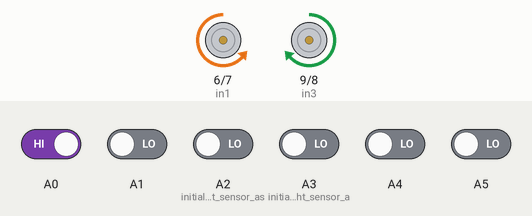
Simulated run of this sketch. Board: Arduino Uno, built with avr-gcc and run on an emulated ATmega328P. Shown: motor-driver pin pairs drawn as motors (green arrow = first pin HIGH = forward, orange = second pin HIGH = backward, longer = more drive, scaled by the enable pin). The inputs (shaded band) are chosen by the test bench; at power-on: A0 HIGH, A1, A2 (initialize_Left_sensor_as), A3 (initialize_Right_sensor_a), A4, A5 LOW.

Above: at 1.2 s.
1.3 s: A0 driven LOW
At 1.8 s:
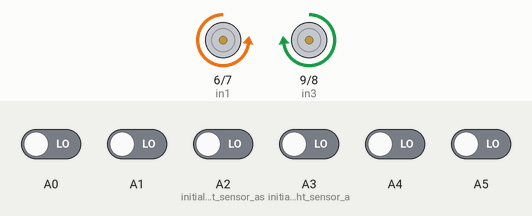
2.8 s: A1 driven HIGH
At 4.0 s:
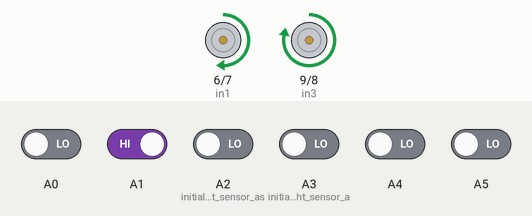
4.3 s: A3 (initialize_Right_sensor_a) driven HIGH
At 5.3 s:
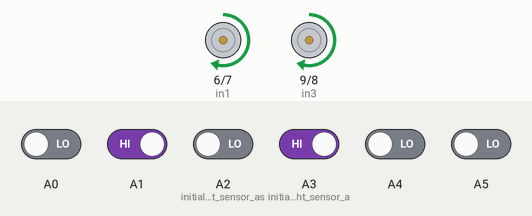
5.8 s: A1 driven LOW
At 6.5 s:
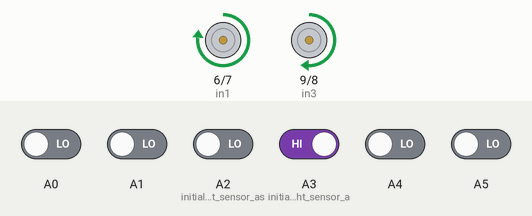
7.3 s: A5 driven HIGH
At 7.6 s:
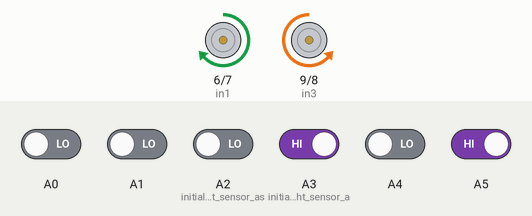
8.8 s: A5 driven LOW
At 9.9 s:
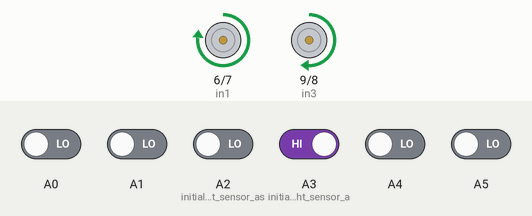
Timing chart, 0 to 11.3 s (numbered marks = the images above; inputs shaded):
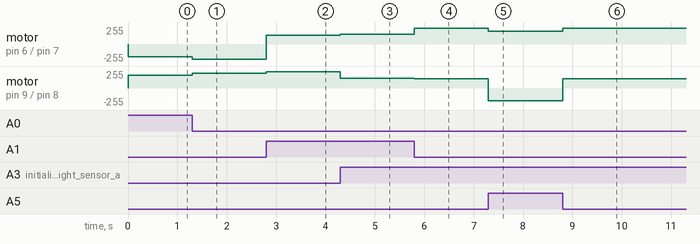

The sketch:

6_Sensors_2_geared_motors__complete_run_.ino
```cpp
// 0 = white
// EnA = Left motor

#define in1 6
#define in2 7
#define in3 9
#define in4 8
#define enA 5
#define enB 10


 int frd_speed = 150;
 int basespeed = 190;
 int softhigh = basespeed + 50;
 int mediumhigh = basespeed + 55;
 int hardhigh = basespeed;
 int softlow = basespeed -50;
 int mediumlow = basespeed -55;
 int hardlow = basespeed;
 int allwhite = 225;

 int M1_Speed = 255; // speed of motor 1
 int M2_Speed = 255; // speed of motor 2
 int LeftRotationSpeed = 250;  // Left Rotation Speed
 int RightRotationSpeed = 250; // Right Rotation Speed
 int lastdir = 0;


 void setup() {

  pinMode(in1,OUTPUT);
  pinMode(in2,OUTPUT);
  pinMode(in3,OUTPUT);
  pinMode(in4,OUTPUT);

    pinMode(enA,OUTPUT);
    pinMode(enB,OUTPUT);

      pinMode(A0, INPUT);
      pinMode(A1, INPUT);
      pinMode(A2, INPUT); // initialize Left sensor as an input
      pinMode(A3, INPUT); // initialize Right sensor as an input
      pinMode(A4, INPUT);
      pinMode(A5, INPUT);
}

void loop() {

  int HL_SENSOR = digitalRead(A0);
  int ML_SENSOR = digitalRead(A1);
  int SL_SENSOR = digitalRead(A2);
  int SR_SENSOR = digitalRead(A3);
  int MR_SENSOR = digitalRead(A4);
  int HR_SENSOR = digitalRead(A5);
  //Serial.begin(9600);
  //Serial.println(digitalRead(A1));

if(HL_SENSOR==0 && ML_SENSOR==0 && SL_SENSOR==0 && SR_SENSOR==0 && MR_SENSOR==0 && HR_SENSOR==0) {
    lastdirection(); //FORWARD
}

  else if(HL_SENSOR==0 && ML_SENSOR==0 && SL_SENSOR==0 && SR_SENSOR==0 && MR_SENSOR==0 && HR_SENSOR==1) {
    hardright();
 }

  else if(HL_SENSOR==0 && ML_SENSOR==0 && SL_SENSOR==0 && SR_SENSOR==0 && MR_SENSOR==1 && HR_SENSOR==0) {
    mediumright();
}

  else if(HL_SENSOR==0 && ML_SENSOR==0 && SL_SENSOR==0 && SR_SENSOR==0 && MR_SENSOR==1 && HR_SENSOR==1) {
    hardright();
}

  else if(HL_SENSOR==0 && ML_SENSOR==0 && SL_SENSOR==0 && SR_SENSOR==1 && MR_SENSOR==0 && HR_SENSOR==0) {
    softright();
}

  else if(HL_SENSOR==0 && ML_SENSOR==0 && SL_SENSOR==0 && SR_SENSOR==1 && MR_SENSOR==0 && HR_SENSOR==1) {
    hardright();
}

  else if(HL_SENSOR==0 && ML_SENSOR==0 && SL_SENSOR==0 && SR_SENSOR==1 && MR_SENSOR==1 && HR_SENSOR==0) {
    softright();
}

  else if(HL_SENSOR==0 && ML_SENSOR==0 && SL_SENSOR==0 && SR_SENSOR==1 && MR_SENSOR==1 && HR_SENSOR==1) {
    hardright();
}

  else if(HL_SENSOR==0 && ML_SENSOR==0 && SL_SENSOR==1 && SR_SENSOR==0 && MR_SENSOR==0 && HR_SENSOR==0) {
    softleft();
}
  else if(HL_SENSOR==0 && ML_SENSOR==0 && SL_SENSOR==1 && SR_SENSOR==0 && MR_SENSOR==0 && HR_SENSOR==1) {
    hardright();
}
  else if(HL_SENSOR==0 && ML_SENSOR==0 && SL_SENSOR==1 && SR_SENSOR==0 && MR_SENSOR==1 && HR_SENSOR==0) {
    mediumleft();
}
  else if(HL_SENSOR==0 && ML_SENSOR==0 && SL_SENSOR==1 && SR_SENSOR==0 && MR_SENSOR==1 && HR_SENSOR==1) {
    hardright();
}
  else if(HL_SENSOR==0 && ML_SENSOR==0 && SL_SENSOR==1 && SR_SENSOR==1 && MR_SENSOR==0 && HR_SENSOR==0) {
    forward();
}
 else if(HL_SENSOR==0 && ML_SENSOR==0 && SL_SENSOR==1 && SR_SENSOR==1 && MR_SENSOR==0 && HR_SENSOR==1) {
    hardright();
}
 else if(HL_SENSOR==0 && ML_SENSOR==0 && SL_SENSOR==1 && SR_SENSOR==1 && MR_SENSOR==1 && HR_SENSOR==0) {
    mediumleft();
}
 else if(HL_SENSOR==0 && ML_SENSOR==0 && SL_SENSOR==1 && SR_SENSOR==1 && MR_SENSOR==1 && HR_SENSOR==1) {
    hardright();
}
 else if(HL_SENSOR==0 && ML_SENSOR==1 && SL_SENSOR==0 && SR_SENSOR==0 && MR_SENSOR==0 && HR_SENSOR==0) {
    mediumleft();
}
 else if(HL_SENSOR==0 && ML_SENSOR==1 && SL_SENSOR==1 && SR_SENSOR==0 && MR_SENSOR==0 && HR_SENSOR==0) {
    softleft();
}
 else if(HL_SENSOR==0 && ML_SENSOR==1 && SL_SENSOR==1 && SR_SENSOR==0 && MR_SENSOR==0 && HR_SENSOR==1) {
    hardright();
}
 else if(HL_SENSOR==0 && ML_SENSOR==1 && SL_SENSOR==1 && SR_SENSOR==0 && MR_SENSOR==1 && HR_SENSOR==1) {
    hardright();
}
 else if(HL_SENSOR==0 && ML_SENSOR==1 && SL_SENSOR==1 && SR_SENSOR==1 && MR_SENSOR==0 && HR_SENSOR==0) {
    softleft();
}
 else if(HL_SENSOR==0 && ML_SENSOR==1 && SL_SENSOR==1 && SR_SENSOR==1 && MR_SENSOR==0 && HR_SENSOR==1) {
    hardright();
}
 else if(HL_SENSOR==0 && ML_SENSOR==1 && SL_SENSOR==1 && SR_SENSOR==1 && MR_SENSOR==1 && HR_SENSOR==0) {
    //boost();
}
 else if(HL_SENSOR==0 && ML_SENSOR==1 && SL_SENSOR==1 && SR_SENSOR==1 && MR_SENSOR==1 && HR_SENSOR==1) {
    //boost();
}
 else if(HL_SENSOR==1 && ML_SENSOR==0 && SL_SENSOR==0 && SR_SENSOR==0 && MR_SENSOR==0 && HR_SENSOR==0) {
    hardleft();
}
 else if(HL_SENSOR==1 && ML_SENSOR==0 && SL_SENSOR==0 && SR_SENSOR==0 && MR_SENSOR==0 && HR_SENSOR==1) {
    hardleft();
}
 else if(HL_SENSOR==1 && ML_SENSOR==0 && SL_SENSOR==0 && SR_SENSOR==0 && MR_SENSOR==1 && HR_SENSOR==1) {
    hardright();
}
 else if(HL_SENSOR==1 && ML_SENSOR==0 && SL_SENSOR==0 && SR_SENSOR==1 && MR_SENSOR==1 && HR_SENSOR==0) {
    hardleft();
}
 else if(HL_SENSOR==1 && ML_SENSOR==0 && SL_SENSOR==0 && SR_SENSOR==1 && MR_SENSOR==1 && HR_SENSOR==1) {
    hardleft();
}
 else if(HL_SENSOR==1 && ML_SENSOR==0 && SL_SENSOR==1 && SR_SENSOR==1 && MR_SENSOR==0 && HR_SENSOR==0) {
    hardleft();
}
 else if(HL_SENSOR==1 && ML_SENSOR==0 && SL_SENSOR==1 && SR_SENSOR==1 && MR_SENSOR==1 && HR_SENSOR==0) {
    hardleft();
}
 else if(HL_SENSOR==1 && ML_SENSOR==0 && SL_SENSOR==1 && SR_SENSOR==1 && MR_SENSOR==1 && HR_SENSOR==1) {
    hardleft();
}
 else if(HL_SENSOR==1 && ML_SENSOR==1 && SL_SENSOR==0 && SR_SENSOR==0 && MR_SENSOR==0 && HR_SENSOR==0) {
    hardleft();
}
 else if(HL_SENSOR==1 && ML_SENSOR==1 && SL_SENSOR==0 && SR_SENSOR==0 && MR_SENSOR==0 && HR_SENSOR==1) {
    hardleft();
}
 else if(HL_SENSOR==1 && ML_SENSOR==1 && SL_SENSOR==0 && SR_SENSOR==0 && MR_SENSOR==1 && HR_SENSOR==0) {
    hardleft();
}
 else if(HL_SENSOR==1 && ML_SENSOR==1 && SL_SENSOR==0 && SR_SENSOR==0 && MR_SENSOR==1 && HR_SENSOR==1) {
    hardleft();
}
 else if(HL_SENSOR==1 && ML_SENSOR==1 && SL_SENSOR==0 && SR_SENSOR==1 && MR_SENSOR==0 && HR_SENSOR==0) {
    hardleft();
}
 else if(HL_SENSOR==1 && ML_SENSOR==1 && SL_SENSOR==0 && SR_SENSOR==1 && MR_SENSOR==1 && HR_SENSOR==0) {
    hardleft();
}
 else if(HL_SENSOR==1 && ML_SENSOR==1 && SL_SENSOR==0 && SR_SENSOR==1 && MR_SENSOR==1 && HR_SENSOR==1) {
    hardleft();
}
 else if(HL_SENSOR==1 && ML_SENSOR==1 && SL_SENSOR==1 && SR_SENSOR==0 && MR_SENSOR==0 && HR_SENSOR==0) {
    hardleft();
}
 else if(HL_SENSOR==1 && ML_SENSOR==1 && SL_SENSOR==1 && SR_SENSOR==0 && MR_SENSOR==0 && HR_SENSOR==1) {
    hardright();
}
 else if(HL_SENSOR==1 && ML_SENSOR==1 && SL_SENSOR==1 && SR_SENSOR==0 && MR_SENSOR==1 && HR_SENSOR==1) {
    hardright();
}
 else if(HL_SENSOR==1 && ML_SENSOR==1 && SL_SENSOR==1 && SR_SENSOR==1 && MR_SENSOR==0 && HR_SENSOR==0) {
    hardleft();
}
 else if(HL_SENSOR==1 && ML_SENSOR==1 && SL_SENSOR==1 && SR_SENSOR==1 && MR_SENSOR==0 && HR_SENSOR==1) {
    hardright();
}
 else if(HL_SENSOR==1 && ML_SENSOR==1 && SL_SENSOR==1 && SR_SENSOR==1 && MR_SENSOR==1 && HR_SENSOR==0) {
    hardleft();
}
 else if(HL_SENSOR==1 && ML_SENSOR==1 && SL_SENSOR==1 && SR_SENSOR==1 && MR_SENSOR==1 && HR_SENSOR==1) {
    //boost();
}
 else {
    forward();
}

}


void boost()
{
            digitalWrite(in1, HIGH);
            digitalWrite(in2, LOW);
            digitalWrite(in3, HIGH);
            digitalWrite(in4, LOW);

            analogWrite(enA, 255);
            analogWrite(enB, 255);
}
void lastdirection()
{
  if (lastdir == -1)
  {
            digitalWrite(in1, LOW);
            digitalWrite(in2, HIGH);
            digitalWrite(in3, HIGH);
            digitalWrite(in4, LOW);

            analogWrite(enA, allwhite);
            analogWrite(enB, allwhite);
            lastdir = -1;
  }

    else
    {
            digitalWrite(in1, HIGH);
            digitalWrite(in2, LOW);
            digitalWrite(in3, LOW);
            digitalWrite(in4, HIGH);

            analogWrite(enA, allwhite);
            analogWrite(enB, allwhite);
            lastdir = 1;
    }
}


void softright()
{
            digitalWrite(in1, HIGH);
            digitalWrite(in2, LOW);
            digitalWrite(in3, HIGH);
            digitalWrite(in4, LOW);

            analogWrite(enA, softhigh);
            analogWrite(enB, softlow);
           // lastdir = 1;
}

void mediumright()
{
            digitalWrite(in1, HIGH);
            digitalWrite(in2, LOW);
            digitalWrite(in3, HIGH);
            digitalWrite(in4, LOW);

            analogWrite(enA, mediumhigh);
            analogWrite(enB, mediumlow);
            //lastdir = 1;
}

void hardright()
{
            digitalWrite(in1, HIGH);
            digitalWrite(in2, LOW);
            digitalWrite(in3, LOW);
            digitalWrite(in4, HIGH);

            analogWrite(enA, hardhigh);
            analogWrite(enB, hardlow);
            lastdir = 1;
}

void softleft()
{
            digitalWrite(in1, HIGH);
            digitalWrite(in2, LOW);
            digitalWrite(in3, HIGH);
            digitalWrite(in4, LOW);

            analogWrite(enA, softlow);
            analogWrite(enB, softhigh);
            //lastdir = -1;
}

void mediumleft()
{
            digitalWrite(in1, HIGH);
            digitalWrite(in2, LOW);
            digitalWrite(in3, HIGH);
            digitalWrite(in4, LOW);

            analogWrite(enA, mediumlow);
            analogWrite(enB, mediumhigh);
            //lastdir = -1;
}

void hardleft()
{
            digitalWrite(in1, LOW);
            digitalWrite(in2, HIGH);
            digitalWrite(in3, HIGH);
            digitalWrite(in4, LOW);
            lastdir = -1;

            analogWrite(enA, hardlow);
            analogWrite(enB, hardhigh);
}

void forward()
{
            digitalWrite(in1, HIGH);
            digitalWrite(in2, LOW);
            digitalWrite(in3, HIGH);
            digitalWrite(in4, LOW);

                analogWrite(enA, frd_speed);
                analogWrite(enB, frd_speed);
}

void backward()
{
            digitalWrite(in1, LOW);
            digitalWrite(in2, HIGH);
            digitalWrite(in3, LOW);
            digitalWrite(in4, HIGH);

                analogWrite(enA, M1_Speed);
                analogWrite(enB, M2_Speed);
}

void right()
{
            digitalWrite(in1, LOW);
            digitalWrite(in2, HIGH);
            digitalWrite(in3, HIGH);
            digitalWrite(in4, LOW);

                analogWrite(enA, LeftRotationSpeed);
                analogWrite(enB, RightRotationSpeed);
}

void left()
{
            digitalWrite(in1, HIGH);
            digitalWrite(in2, LOW);
            digitalWrite(in3, LOW);
            digitalWrite(in4, HIGH);

                analogWrite(enA, LeftRotationSpeed);
                analogWrite(enB, RightRotationSpeed);
}

void Stop()
{
            digitalWrite(in1, LOW);
            digitalWrite(in2, LOW);
            digitalWrite(in3, LOW);
            digitalWrite(in4, LOW);
}
```

Measured:
- after the input at 1.3 s, motor on pin 6 (in1) / pin 7 (in2): backward 190/255 → backward 225/255 at once; motor on pin 9 (in3) / pin 8 (in4): forward 190/255 → forward 225/255 at once
- after the input at 2.8 s, motor on pin 6 (in1) / pin 7 (in2): backward 225/255 → forward 135/255 at once; motor on pin 9 (in3) / pin 8 (in4): forward 225/255 → forward 245/255 at once
- after the input at 4.3 s, motor on pin 6 (in1) / pin 7 (in2): forward 135/255 → forward 150/255 at once; motor on pin 9 (in3) / pin 8 (in4): forward 245/255 → forward 150/255 at once
- after the input at 5.8 s, motor on pin 6 (in1) / pin 7 (in2): forward 150/255 → forward 240/255 at once; motor on pin 9 (in3) / pin 8 (in4): forward 150/255 → forward 140/255 at once
- after the input at 7.3 s, motor on pin 6 (in1) / pin 7 (in2): forward 240/255 → forward 190/255 at once; motor on pin 9 (in3) / pin 8 (in4): forward 140/255 → backward 190/255 at once
- after the input at 8.8 s, motor on pin 6 (in1) / pin 7 (in2): forward 190/255 → forward 240/255 at once; motor on pin 9 (in3) / pin 8 (in4): backward 190/255 → forward 140/255 at once
